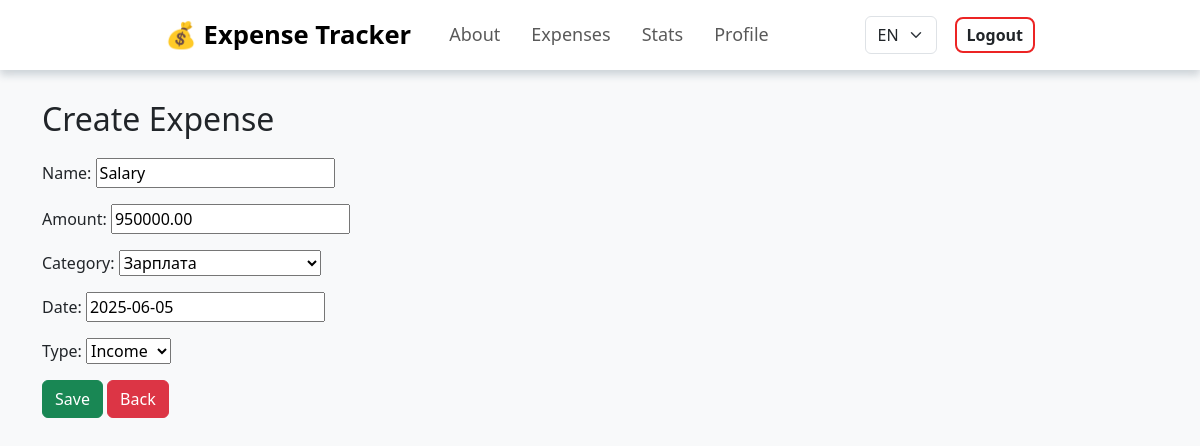
The page /36/update/ (signed in) on the database its author committed.
### expense_tracker/models.py (models this page shows, shortened)
class Expense(models.Model):
    INCOME = 'income'
    EXPENSE = 'expense'
    TYPE_CHOICES = [
        (INCOME, _("Income")),
        (EXPENSE, _("Expense")),
    ]
    user = models.ForeignKey(User, on_delete=models.CASCADE, verbose_name=_("User"))
    name = models.CharField(max_length=255, verbose_name=_("Name"))
    amount = models.DecimalField(max_digits=10, decimal_places=2, verbose_name=_("Amount"))
    category = models.ForeignKey('Category', on_delete=models.CASCADE, verbose_name=_("Category"))
    date = models.DateField(verbose_name=_("Date"))
    type = models.CharField(max_length=7, choices=TYPE_CHOICES, blank=False, verbose_name=_("Type"))

class Category(models.Model):
    name = models.CharField(max_length=100, unique=True, verbose_name=_("Category Name"))
    def __str__(self):
        return self.name

### expense_tracker/views.py (the view)
# urls.py: path('<int:pk>/update/', ExpenseUpdateView.as_view(), name='expense-update'),
class ExpenseUpdateView(LoginRequiredMixin, UpdateView):
    model = Expense
    form_class = ExpenseForm
    template_name = 'expense_form.html'
    success_url = reverse_lazy('expense-list')
    def get_queryset(self):
        return Expense.objects.filter(user=self.request.user)

### expense_tracker/forms.py
class ExpenseForm(forms.ModelForm):
    class Meta:
        model = Expense
        fields = ['name', 'amount', 'category', 'date', 'type']
        labels = {
            'name': _("Name"),
            'amount': _("Amount"),
            'category': _("Category"),
            'date': _("Date"),
            'type': _("Type"),
        }

### expense_tracker/templates/expense_form.html (shortened to what this page needs)
{% extends 'base.html' %}
{% load i18n %}
{% load static %}
{% block content %}
<h2 class="heading">
  {% with edit="Edit Expense" create="Create Expense" %}
    {{ view.object.pk|yesno:edit|add:''|add:create }}
  {% endwith %}
</h2>
<form method="post">
    {{ form.as_p }}
    <button type="submit" class="btn btn-success">{% trans "Save" %}</button>
    <a href="{% url 'expense-list' %}" class="btn btn-danger">{% trans "Back" %}</a>
</form>
{% endblock %}

### expense_tracker/static/css/style.css (style rules this page uses)
body { font-family: 'Segoe UI', Tahoma, Geneva, Verdana, sans-serif; background-color: #f5f5f5; }
.heading { margin-top: 30px; margin-bottom: 20px; }

### rows shown on the page
Expense: object.pk|add "Create Expense", name "Salary", amount "950000.00", category "Зарплата", date "2025-06-05", type "Income"
